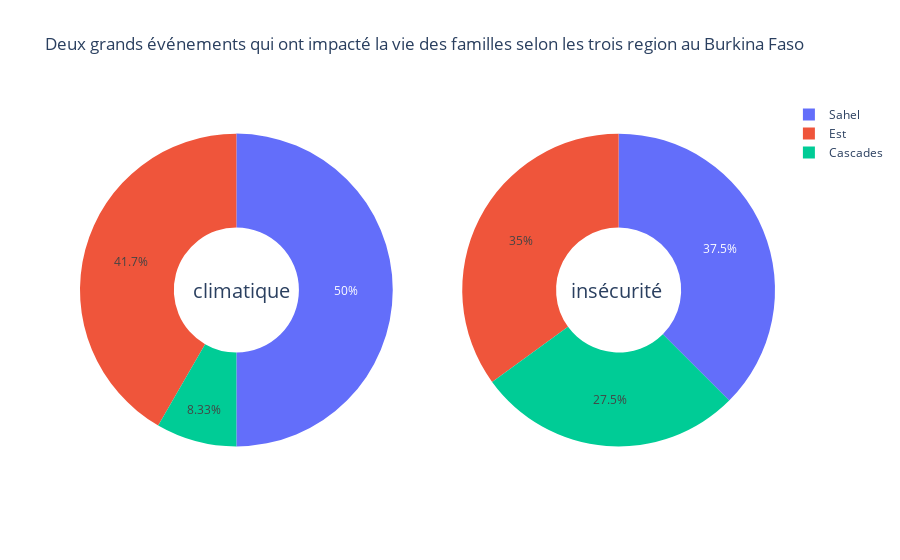

Notebook code cell kept with this figure:
### Code cell
import plotly.graph_objects as go
from plotly.subplots import make_subplots
labels = ["Cascades", "Est", "Sahel"]
fig = make_subplots(rows=1, cols=2, specs=[[{'type':'domain'}, {'type':'domain'}]])
fig.add_trace(go.Pie(labels=labels, values=troiseve["climatique"],
               name="climatique"), 1, 1)
fig.add_trace(go.Pie(labels=labels, values=troiseve["insecurite"],  
            name="insecurite"),1, 2)
fig.update_traces(hole=.4, hoverinfo="label+percent+name")
fig.update_layout(
    title_text="Deux grands événements qui ont impacté la vie des familles selon les trois region au Burkina Faso",
    annotations=[dict(text='climatique', x=0.16, y=0.5, font_size=20, showarrow=False),
                dict(text='insécurité', x=0.84, y=0.5, font_size=20, showarrow=False)])
fig.show()

### Figure 1 — Plotly figure (JSON) as saved in the notebook; plotly's stock layout.template omitted (floating-point values rounded to 4 significant figures)
{"data": [{"domain": {"x": [0, 0.45], "y": [0, 1]}, "hole": 0.4, "hoverinfo": "label+percent+name", "labels": ["Cascades", "Est", "Sahel"], "name": "climatique", "type": "pie", "values": [3, 15, 18]}, {"domain": {"x": [0.55, 1], "y": [0, 1]}, "hole": 0.4, "hoverinfo": "label+percent+name", "labels": ["Cascades", "Est", "Sahel"], "name": "insecurite", "type": "pie", "values": [11, 14, 15]}], "layout": {"annotations": [{"font": {"size": 20}, "showarrow": false, "text": "climatique", "x": 0.16, "y": 0.5}, {"font": {"size": 20}, "showarrow": false, "text": "insécurité", "x": 0.84, "y": 0.5}], "title": {"text": "Deux grands événements qui ont impacté la vie des familles selon les trois region au Burkina Faso"}}}
